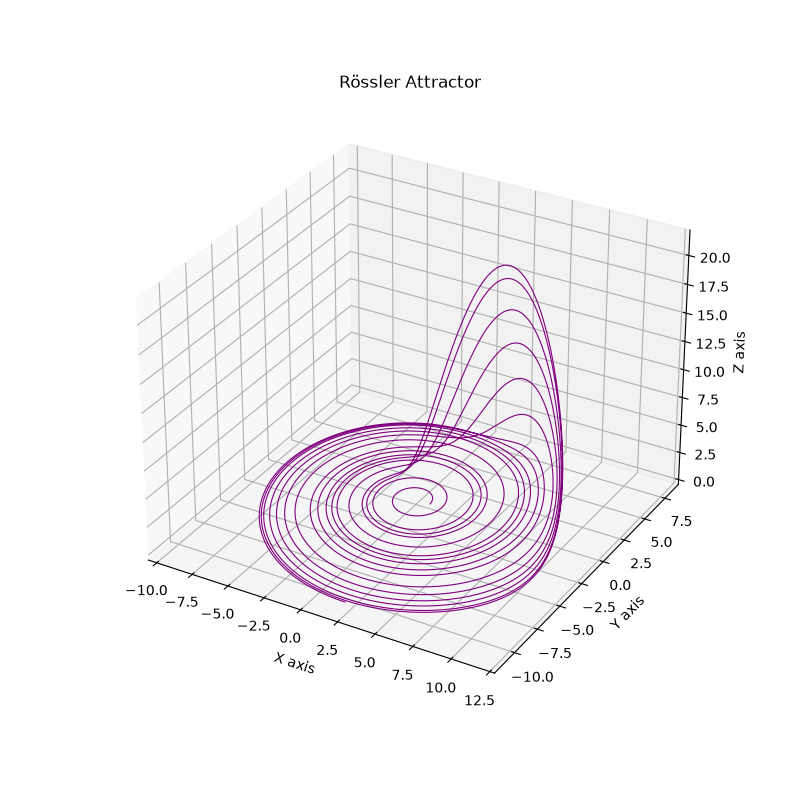

The Python source for this figure:
import matplotlib.pyplot as plt
from mpl_toolkits.mplot3d import Axes3D
from a_man_lib import RK4

# Parameters
a = 0.2
b = 0.2
c = 5.7

# Rossler system equations
# RK4 function passes (*y0, x), so the arguments are (x, y, z, t)
def dxdt(x, y, z, t):
    return -y - z

def dydt(x, y, z, t):
    return x + a * y

def dzdt(x, y, z, t):
    return b + z * (x - c)

# Initial conditions and time range
interval = [0, 100]
y0_vec = [1.0, 0, 0]
slope_list = [dxdt, dydt, dzdt]

# Running the solver
y_hist, t_arr = RK4(slope_list, interval, y0_vec, dx=0.01)

# x, y, and z values
x_vals = [state[0] for state in y_hist]
y_vals = [state[1] for state in y_hist]
z_vals = [state[2] for state in y_hist]

# Plot
fig = plt.figure(figsize=(8, 8))
ax = fig.add_subplot(111, projection='3d')
ax.plot(x_vals, y_vals, z_vals, color='purple', lw=0.8)
    
ax.set_title('Rössler Attractor')
ax.set_xlabel('X axis')
ax.set_ylabel('Y axis')
ax.set_zlabel('Z axis')
plt.savefig("Problem_4.png")
plt.show()

## end of the problem ##
## image attached in google classroom for reference ##
